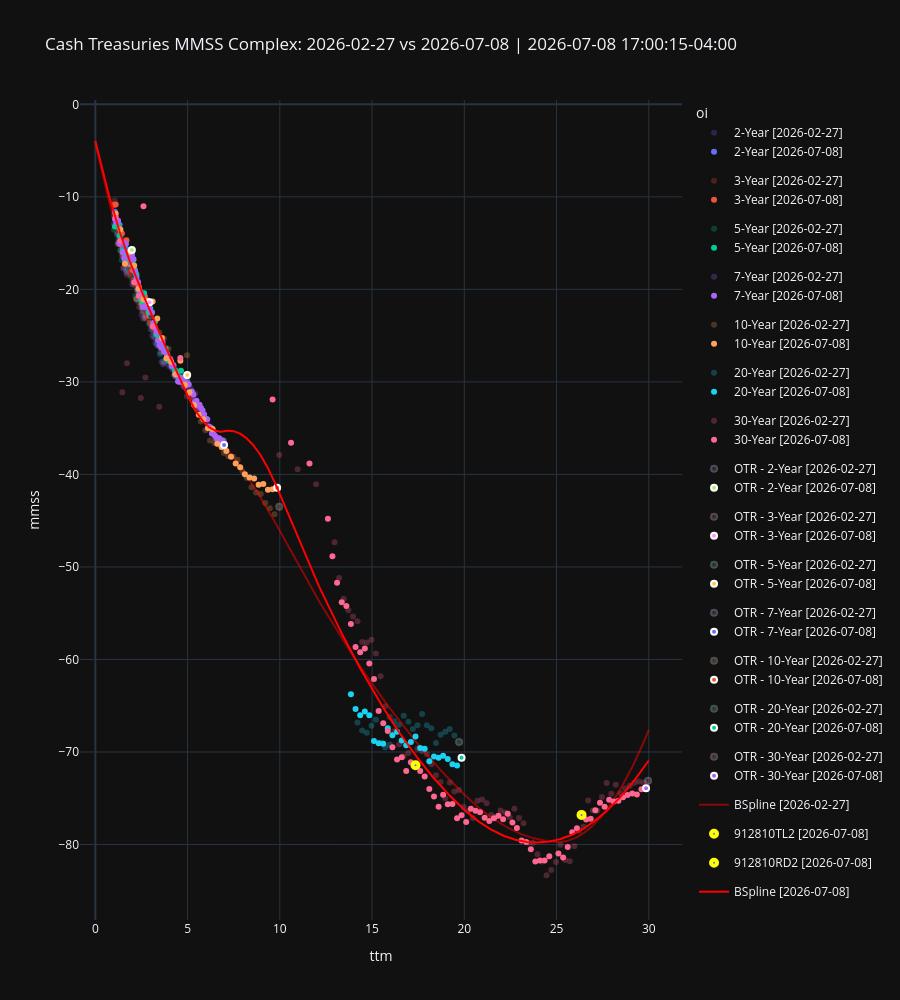

This figure's notebook cell:
### Code cell
# plot_usts(
#     curve_set_df=new_market_df,
#     ttm_col="ttm",
#     ytm_col="ytm",
#     label_col="oi",
#     cusip_col="cusip",
#     hover_data=new_ref_df.columns.to_list(),
#     cusips_hightlighter=[
#         ("912810UA4", "purple"),
#         ("912810UC0", "purple"),
#     ],
#     splines=[
#         # (new_ytm_loess, "LOESS Spline"),
# 		# (new_ytm_bspline, "BSpline", "red")
# 	],
#     title=f"Cash Treasuries Complex: {next(iter(new_cusip_pricers.items()))[1].meta()["timestamp"]}",
# )

# plot_usts(
#     # curve_set_df=mmss_df[
#     #     mmss_df["rank"].isin([0, 1, 2])
#     # ],
#     curve_set_df=new_mmss_df,
#     ttm_col="ttm",
#     ytm_col="mmss",
#     label_col="oi",
#     cusip_col="cusip",
#     hover_data=new_ref_df.columns.to_list(),
#     cusips_hightlighter=[
#         ("912810UA4", "purple"),
#         ("912810UC0", "purple"),
#     ],
#     splines=[
#         # (mmss_mdur_spline, "LOESS Spline", "red"),
#         (new_mmss_bspline, "BSpline", "red")
#     ],
#     title=f"Cash Treasuries MMSS Complex: {next(iter(new_cusip_pricers.items()))[1].meta()["timestamp"]}",
#     # enable_hover_filters=True,
#     # numeric_bins=4,
# )
# display(new_mmss_df[new_mmss_df["rank"] == 0][["oi", "ust_label", "ttm", "mmss"]])


# fig, cmap = plot_usts_comparison(
#     curve_set_df=old_market_df,
#     ttm_col="ttm",
#     ytm_col="ytm",
#     label_col="oi",
#     cusip_col="cusip",
#     hover_data=old_ref_df.columns.to_list(),
#     splines=[(old_ytm_bspline, "BSpline", "lightcoral")],
#     # title=f"Cash Treasuries Complex: {older} vs {newer}",
#     opacity=0.50,
#     name_suffix=str(compare),
#     show=False,
#     return_color_map=True,
# )
# fig = plot_usts_comparison(
#     curve_set_df=new_market_df,
#     ttm_col="ttm",
#     ytm_col="ytm",
#     label_col="oi",
#     cusip_col="cusip",
#     hover_data=new_ref_df.columns.to_list(),
#     splines=[(new_ytm_bspline, "BSpline", "red")],
#     title=f"Cash Treasuries Complex: {compare} vs {as_of}",
#     fig=fig,
#     opacity=1.0,
#     name_suffix=str(as_of),
#     color_discrete_map=cmap,
#     show=True,
# )

fig, cmap = plot_usts_comparison(
    curve_set_df=old_mmss_df,
    ttm_col="ttm",
    # ttm_col="mdur",
    ytm_col="mmss",
    label_col="oi",
    cusip_col="cusip",
    hover_data=old_ref_df.columns.to_list(),
    splines=[
        (old_mmss_bspline, "BSpline", "red")
        # (old_mmss_loess, "LOESS", "red")
        # (old_mmss_mdur_spline, "BSpline", "lightcoral")
    ],
    opacity=0.5,
    name_suffix=str(compare),
    show=False,
    return_color_map=True,
)
fig = plot_usts_comparison(
    curve_set_df=new_mmss_df,
    ttm_col="ttm",
    # ttm_col="mdur",
    ytm_col="mmss",
    label_col="oi",
    cusip_col="cusip",
    hover_data=new_ref_df.columns.to_list(),
    splines=[
        (new_mmss_bspline, "BSpline", "red")
        # (new_mmss_loess, "LOESS", "red")
        # (new_mmss_mdur_spline, "BSpline", "red")
    ],
    title=f"Cash Treasuries MMSS Complex: {compare} vs {as_of} | {new_cusip_pricers[new_ref_df[(new_ref_df["rank"] == 0) & (new_ref_df["oi"] == "10-Year")]["cusip"].iloc[-1]].meta()["timestamp"]}",
    fig=fig,
    opacity=1.0,
    name_suffix=str(as_of),
    color_discrete_map=cmap,
    show=True,
    cusips_hightlighter=[
        # (_alias_to_cusip("0827-5", ref_table=new_ref_df), "pink"),
        # (_alias_to_cusip("0243-30", ref_table=new_ref_df), "pink"),
        (_alias_to_cusip("1152-30", ref_table=new_ref_df), "yellow"),
        (_alias_to_cusip("1143-30", ref_table=new_ref_df), "yellow"),
    ]
)


mmss_query = "rank == 0"
# mmss_query = "oi == '10-Year'"
# mmss_query = "ttm >= 7 and ttm < 10"
on = "oi"
# on = "cusip"
(
    new_mmss_df.query(mmss_query)[["oi", "cusip", "ust_label", "mmss", "ttm"]]
    .merge(
        old_mmss_df.query(mmss_query)[["oi", "cusip", "ust_label", "mmss", "ttm"]],
        on=on,
        suffixes=("_new", "_old"),
        how="inner",
    )
    .assign(chg_mmss_bps=lambda d: d["mmss_new"] - d["mmss_old"])
    .sort_values(by="ttm_new")
    .loc[:, [on, "ust_label_new", "ttm_new", "mmss_new", "chg_mmss_bps"]]
)
